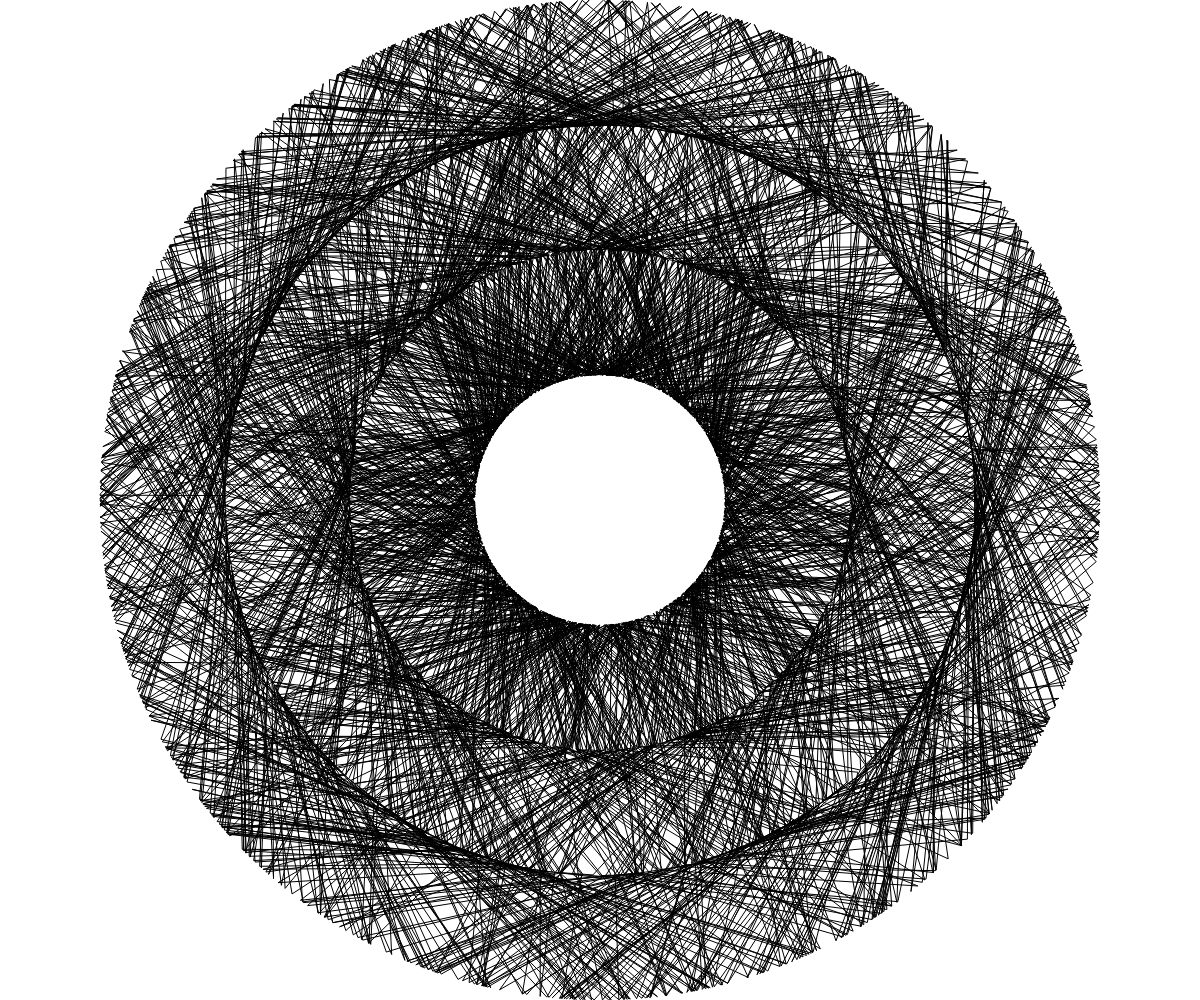
Frame 1 (no input)
Frame 60 (no input): identical to frame 1, image omitted
Frame 120 (the mouse pressed at the canvas centre since frame 60): identical to frame 1, image omitted

The p5.js sketch that drew this single still picture (run headless with seeded random() and noise() and a simulated clock; from frame 60 on, the mouse is pressed at the canvas centre):

// p5.js sketch
// ── sketch.js
let dr,maxr,r,a,maxda,xo,yo;
function setup() {
  createCanvas(innerWidth,innerHeight);
  noFill();
  maxr = min(width,height)/2;
  dr = maxr/4;
  r = dr;
  a = random(TWO_PI);
  maxda = PI/4;
  xo = width/2;
  yo = height/2;
  background(255);
  beginShape();
  for(let i=0;i<5000;i++) {
    let nr = r + dr;
    if (nr > maxr || nr < abs(dr)) {
      dr *= -1;
      nr = r + dr;
    }
    const na = a + random(-maxda,maxda);
    vertex(xo+r*cos(a),yo+r*sin(a))
    r = nr;
    a = na;
  }
  endShape();
}

function draw() {
}
